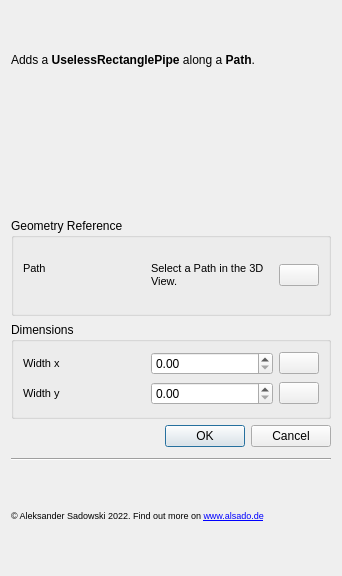
<?xml version="1.0" encoding="UTF-8"?>
<ui version="4.0">
 <class>Form</class>
 <widget class="QWidget" name="Form">
  <property name="geometry">
   <rect>
    <x>0</x>
    <y>0</y>
    <width>342</width>
    <height>576</height>
   </rect>
  </property>
  <property name="sizePolicy">
   <sizepolicy hsizetype="Fixed" vsizetype="Fixed">
    <horstretch>0</horstretch>
    <verstretch>0</verstretch>
   </sizepolicy>
  </property>
  <property name="windowTitle">
   <string>Form</string>
  </property>
  <layout class="QVBoxLayout" name="verticalLayout">
   <item>
    <widget class="QLabel" name="label_9">
     <property name="font">
      <font>
       <pointsize>9</pointsize>
      </font>
     </property>
     <property name="text">
      <string>&lt;html&gt;&lt;head/&gt;&lt;body&gt;&lt;p&gt;Adds a &lt;span style=&quot; font-weight:600;&quot;&gt;UselessRectanglePipe&lt;/span&gt; along a &lt;span style=&quot; font-weight:600;&quot;&gt;Path&lt;/span&gt;.&lt;/p&gt;&lt;/body&gt;&lt;/html&gt;</string>
     </property>
     <property name="wordWrap">
      <bool>true</bool>
     </property>
    </widget>
   </item>
   <item>
    <widget class="QLabel" name="label">
     <property name="maximumSize">
      <size>
       <width>320</width>
       <height>240</height>
      </size>
     </property>
     <property name="text">
      <string/>
     </property>
     <property name="pixmap">
      <pixmap>placeholder-info.png</pixmap>
     </property>
     <property name="scaledContents">
      <bool>true</bool>
     </property>
     <property name="alignment">
      <set>Qt::AlignCenter</set>
     </property>
    </widget>
   </item>
   <item>
    <widget class="QGroupBox" name="groupBox">
     <property name="title">
      <string>Geometry Reference</string>
     </property>
     <layout class="QVBoxLayout" name="verticalLayout_2">
      <item>
       <layout class="QHBoxLayout" name="horizontalLayout" stretch="1,1,0">
        <item>
         <widget class="QLabel" name="label_2">
          <property name="font">
           <font>
            <pointsize>8</pointsize>
           </font>
          </property>
          <property name="text">
           <string>Path</string>
          </property>
          <property name="alignment">
           <set>Qt::AlignLeading|Qt::AlignLeft|Qt::AlignTop</set>
          </property>
         </widget>
        </item>
        <item>
         <widget class="QLabel" name="label_3">
          <property name="font">
           <font>
            <pointsize>8</pointsize>
           </font>
          </property>
          <property name="text">
           <string>&lt;html&gt;&lt;head/&gt;&lt;body&gt;&lt;p&gt;Select a Path in the 3D View.&lt;/p&gt;&lt;/body&gt;&lt;/html&gt;</string>
          </property>
          <property name="wordWrap">
           <bool>true</bool>
          </property>
         </widget>
        </item>
        <item>
         <widget class="QPushButton" name="path_help_button">
          <property name="text">
           <string/>
          </property>
          <property name="icon">
           <iconset>
            <normaloff>help.png</normaloff>help.png</iconset>
          </property>
          <property name="iconSize">
           <size>
            <width>20</width>
            <height>20</height>
           </size>
          </property>
          <property name="flat">
           <bool>false</bool>
          </property>
         </widget>
        </item>
       </layout>
      </item>
     </layout>
    </widget>
   </item>
   <item>
    <widget class="QGroupBox" name="groupBox_2">
     <property name="title">
      <string>Dimensions</string>
     </property>
     <layout class="QVBoxLayout" name="verticalLayout_3">
      <item>
       <layout class="QHBoxLayout" name="horizontalLayout_2" stretch="5,5,0">
        <item>
         <widget class="QLabel" name="label_4">
          <property name="font">
           <font>
            <pointsize>8</pointsize>
           </font>
          </property>
          <property name="text">
           <string>Width x</string>
          </property>
         </widget>
        </item>
        <item>
         <widget class="QDoubleSpinBox" name="width_x_spinbox"/>
        </item>
        <item>
         <widget class="QPushButton" name="width_x_help_button">
          <property name="text">
           <string/>
          </property>
          <property name="icon">
           <iconset>
            <normaloff>help.png</normaloff>help.png</iconset>
          </property>
          <property name="iconSize">
           <size>
            <width>20</width>
            <height>20</height>
           </size>
          </property>
          <property name="autoDefault">
           <bool>false</bool>
          </property>
          <property name="flat">
           <bool>false</bool>
          </property>
         </widget>
        </item>
       </layout>
      </item>
      <item>
       <layout class="QHBoxLayout" name="horizontalLayout_3" stretch="1,1,0">
        <item>
         <widget class="QLabel" name="label_7">
          <property name="font">
           <font>
            <pointsize>8</pointsize>
           </font>
          </property>
          <property name="text">
           <string>Width y</string>
          </property>
         </widget>
        </item>
        <item>
         <widget class="QDoubleSpinBox" name="width_y_spinbox"/>
        </item>
        <item>
         <widget class="QPushButton" name="width_y_help_button">
          <property name="text">
           <string/>
          </property>
          <property name="icon">
           <iconset>
            <normaloff>help.png</normaloff>help.png</iconset>
          </property>
          <property name="iconSize">
           <size>
            <width>20</width>
            <height>20</height>
           </size>
          </property>
          <property name="flat">
           <bool>false</bool>
          </property>
         </widget>
        </item>
       </layout>
      </item>
     </layout>
    </widget>
   </item>
   <item>
    <widget class="QDialogButtonBox" name="buttonBox">
     <property name="standardButtons">
      <set>QDialogButtonBox::Cancel|QDialogButtonBox::Ok</set>
     </property>
    </widget>
   </item>
   <item>
    <spacer name="verticalSpacer">
     <property name="orientation">
      <enum>Qt::Vertical</enum>
     </property>
     <property name="sizeType">
      <enum>QSizePolicy::Fixed</enum>
     </property>
     <property name="sizeHint" stdset="0">
      <size>
       <width>20</width>
       <height>5</height>
      </size>
     </property>
    </spacer>
   </item>
   <item>
    <widget class="Line" name="line">
     <property name="orientation">
      <enum>Qt::Horizontal</enum>
     </property>
    </widget>
   </item>
   <item>
    <widget class="QLabel" name="label_6">
     <property name="font">
      <font>
       <pointsize>7</pointsize>
      </font>
     </property>
     <property name="text">
      <string>&lt;html&gt;&lt;head/&gt;&lt;body&gt;&lt;p&gt;© Aleksander Sadowski 2022.                         Find out more on &lt;a href=&quot;https://www.alsado.de&quot;&gt;&lt;span style=&quot; text-decoration: underline; color:#0000ff;&quot;&gt;www.alsado.de&lt;/span&gt;&lt;/a&gt;&lt;/p&gt;&lt;/body&gt;&lt;/html&gt;</string>
     </property>
     <property name="wordWrap">
      <bool>true</bool>
     </property>
     <property name="openExternalLinks">
      <bool>true</bool>
     </property>
    </widget>
   </item>
  </layout>
 </widget>
 <resources/>
 <connections/>
</ui>
